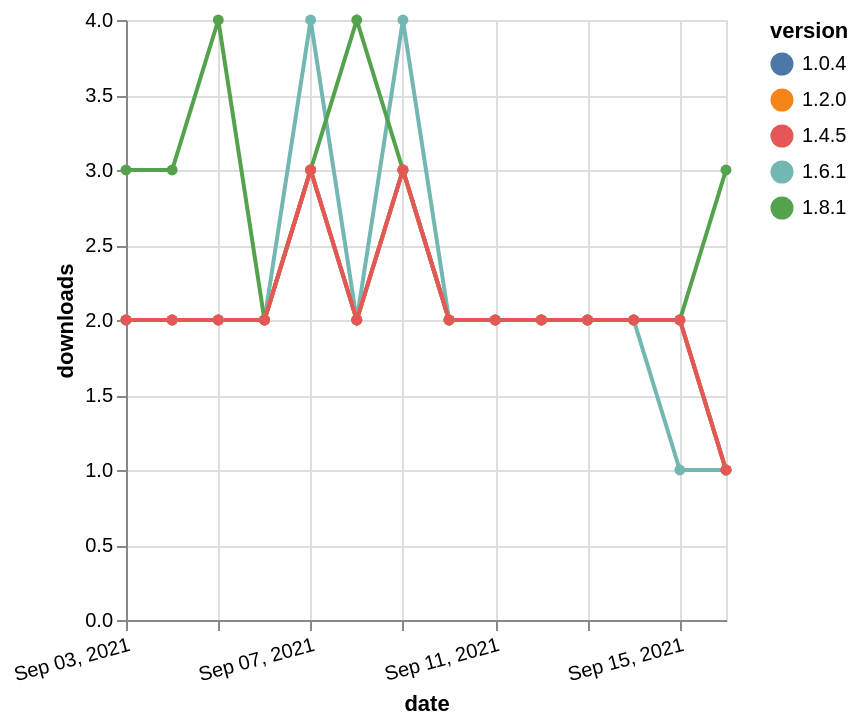

The Vega-Lite source for this figure:
### Vega-Lite specification from a JSON file in a GitHub repository (floating-point values rounded to 4 significant figures)
{"$schema": "https://vega.github.io/schema/vega-lite/v5.json", "description": "A simple bar chart with embedded data.", "data": {"values": [{"date": "2021-09-03", "total": 1621, "delta": 2, "version": "1.0.4"}, {"date": "2021-09-04", "total": 1623, "delta": 2, "version": "1.0.4"}, {"date": "2021-09-05", "total": 1625, "delta": 2, "version": "1.0.4"}, {"date": "2021-09-06", "total": 1627, "delta": 2, "version": "1.0.4"}, {"date": "2021-09-07", "total": 1630, "delta": 3, "version": "1.0.4"}, {"date": "2021-09-08", "total": 1632, "delta": 2, "version": "1.0.4"}, {"date": "2021-09-09", "total": 1635, "delta": 3, "version": "1.0.4"}, {"date": "2021-09-10", "total": 1637, "delta": 2, "version": "1.0.4"}, {"date": "2021-09-11", "total": 1639, "delta": 2, "version": "1.0.4"}, {"date": "2021-09-12", "total": 1641, "delta": 2, "version": "1.0.4"}, {"date": "2021-09-13", "total": 1643, "delta": 2, "version": "1.0.4"}, {"date": "2021-09-14", "total": 1645, "delta": 2, "version": "1.0.4"}, {"date": "2021-09-15", "total": 1647, "delta": 2, "version": "1.0.4"}, {"date": "2021-09-16", "total": 1648, "delta": 1, "version": "1.0.4"}, {"date": "2021-09-03", "total": 793, "delta": 2, "version": "1.6.1"}, {"date": "2021-09-04", "total": 795, "delta": 2, "version": "1.6.1"}, {"date": "2021-09-05", "total": 797, "delta": 2, "version": "1.6.1"}, {"date": "2021-09-06", "total": 799, "delta": 2, "version": "1.6.1"}, {"date": "2021-09-07", "total": 803, "delta": 4, "version": "1.6.1"}, {"date": "2021-09-08", "total": 805, "delta": 2, "version": "1.6.1"}, {"date": "2021-09-09", "total": 809, "delta": 4, "version": "1.6.1"}, {"date": "2021-09-10", "total": 811, "delta": 2, "version": "1.6.1"}, {"date": "2021-09-11", "total": 813, "delta": 2, "version": "1.6.1"}, {"date": "2021-09-12", "total": 815, "delta": 2, "version": "1.6.1"}, {"date": "2021-09-13", "total": 817, "delta": 2, "version": "1.6.1"}, {"date": "2021-09-14", "total": 819, "delta": 2, "version": "1.6.1"}, {"date": "2021-09-15", "total": 820, "delta": 1, "version": "1.6.1"}, {"date": "2021-09-16", "total": 821, "delta": 1, "version": "1.6.1"}, {"date": "2021-09-03", "total": 226, "delta": 3, "version": "1.8.1"}, {"date": "2021-09-04", "total": 229, "delta": 3, "version": "1.8.1"}, {"date": "2021-09-05", "total": 233, "delta": 4, "version": "1.8.1"}, {"date": "2021-09-06", "total": 235, "delta": 2, "version": "1.8.1"}, {"date": "2021-09-07", "total": 238, "delta": 3, "version": "1.8.1"}, {"date": "2021-09-08", "total": 242, "delta": 4, "version": "1.8.1"}, {"date": "2021-09-09", "total": 245, "delta": 3, "version": "1.8.1"}, {"date": "2021-09-10", "total": 247, "delta": 2, "version": "1.8.1"}, {"date": "2021-09-11", "total": 249, "delta": 2, "version": "1.8.1"}, {"date": "2021-09-12", "total": 251, "delta": 2, "version": "1.8.1"}, {"date": "2021-09-13", "total": 253, "delta": 2, "version": "1.8.1"}, {"date": "2021-09-14", "total": 255, "delta": 2, "version": "1.8.1"}, {"date": "2021-09-15", "total": 257, "delta": 2, "version": "1.8.1"}, {"date": "2021-09-16", "total": 260, "delta": 3, "version": "1.8.1"}, {"date": "2021-09-03", "total": 1493, "delta": 2, "version": "1.2.0"}, {"date": "2021-09-04", "total": 1495, "delta": 2, "version": "1.2.0"}, {"date": "2021-09-05", "total": 1497, "delta": 2, "version": "1.2.0"}, {"date": "2021-09-06", "total": 1499, "delta": 2, "version": "1.2.0"}, {"date": "2021-09-07", "total": 1502, "delta": 3, "version": "1.2.0"}, {"date": "2021-09-08", "total": 1504, "delta": 2, "version": "1.2.0"}, {"date": "2021-09-09", "total": 1507, "delta": 3, "version": "1.2.0"}, {"date": "2021-09-10", "total": 1509, "delta": 2, "version": "1.2.0"}, {"date": "2021-09-11", "total": 1511, "delta": 2, "version": "1.2.0"}, {"date": "2021-09-12", "total": 1513, "delta": 2, "version": "1.2.0"}, {"date": "2021-09-13", "total": 1515, "delta": 2, "version": "1.2.0"}, {"date": "2021-09-14", "total": 1517, "delta": 2, "version": "1.2.0"}, {"date": "2021-09-15", "total": 1519, "delta": 2, "version": "1.2.0"}, {"date": "2021-09-16", "total": 1520, "delta": 1, "version": "1.2.0"}, {"date": "2021-09-03", "total": 1014, "delta": 2, "version": "1.4.5"}, {"date": "2021-09-04", "total": 1016, "delta": 2, "version": "1.4.5"}, {"date": "2021-09-05", "total": 1018, "delta": 2, "version": "1.4.5"}, {"date": "2021-09-06", "total": 1020, "delta": 2, "version": "1.4.5"}, {"date": "2021-09-07", "total": 1023, "delta": 3, "version": "1.4.5"}, {"date": "2021-09-08", "total": 1025, "delta": 2, "version": "1.4.5"}, {"date": "2021-09-09", "total": 1028, "delta": 3, "version": "1.4.5"}, {"date": "2021-09-10", "total": 1030, "delta": 2, "version": "1.4.5"}, {"date": "2021-09-11", "total": 1032, "delta": 2, "version": "1.4.5"}, {"date": "2021-09-12", "total": 1034, "delta": 2, "version": "1.4.5"}, {"date": "2021-09-13", "total": 1036, "delta": 2, "version": "1.4.5"}, {"date": "2021-09-14", "total": 1038, "delta": 2, "version": "1.4.5"}, {"date": "2021-09-15", "total": 1040, "delta": 2, "version": "1.4.5"}, {"date": "2021-09-16", "total": 1041, "delta": 1, "version": "1.4.5"}]}, "width": "container", "mark": {"type": "line", "point": {"filled": true}}, "encoding": {"x": {"field": "date", "type": "temporal", "timeUnit": "yearmonthdate", "title": "date", "axis": {"labelAngle": -15}}, "y": {"field": "delta", "type": "quantitative", "title": "downloads"}, "color": {"field": "version", "type": "nominal"}, "tooltip": {"field": "delta"}}}
